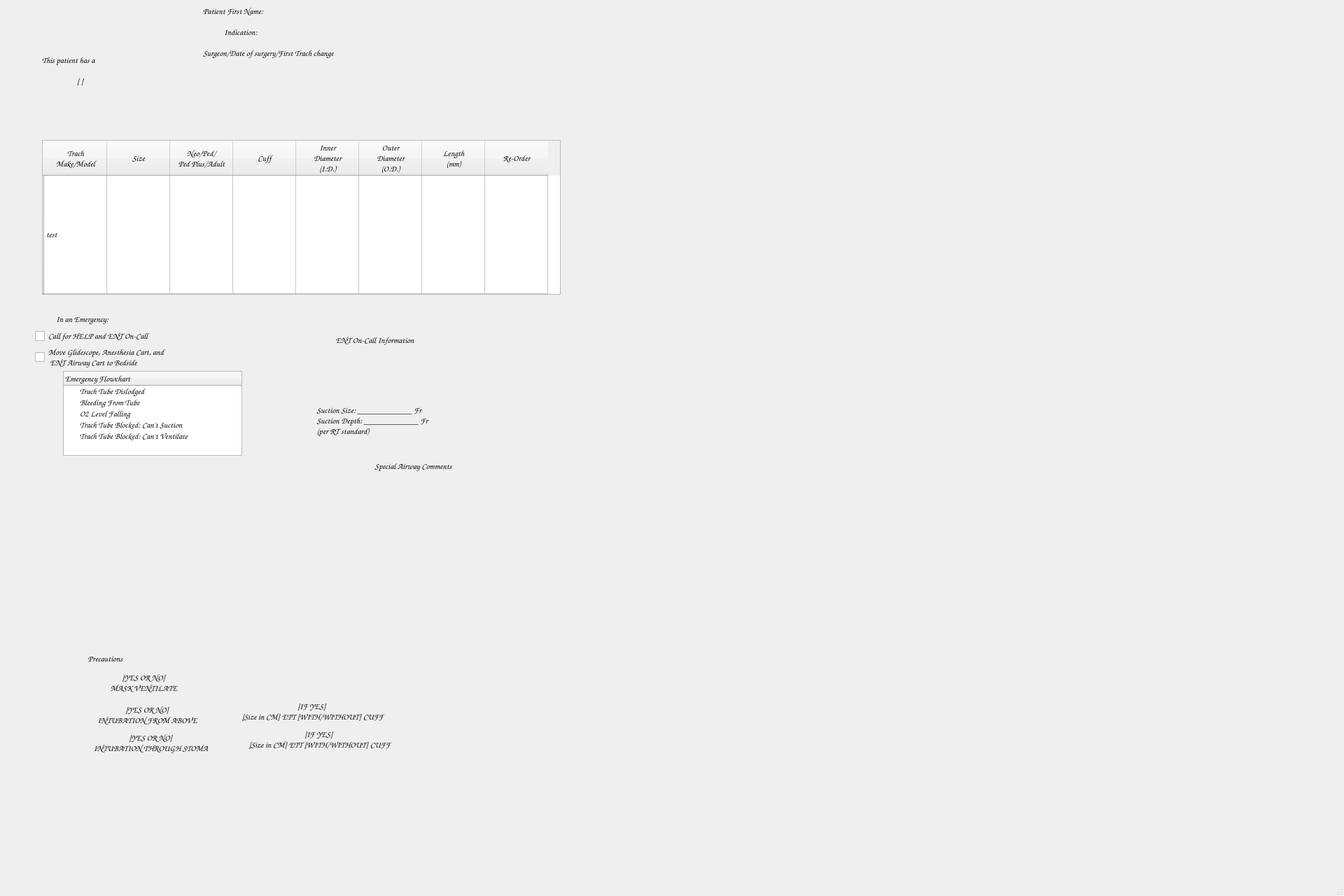
<?xml version="1.0" encoding="UTF-8"?>
<ui version="4.0">
 <class>MainWindow</class>
 <widget class="QMainWindow" name="MainWindow">
  <property name="geometry">
   <rect>
    <x>0</x>
    <y>0</y>
    <width>1920</width>
    <height>1280</height>
   </rect>
  </property>
  <property name="maximumSize">
   <size>
    <width>1920</width>
    <height>1280</height>
   </size>
  </property>
  <property name="windowTitle">
   <string>MainWindow</string>
  </property>
  <widget class="QWidget" name="centralwidget">
   <widget class="QStackedWidget" name="stackedWidget">
    <property name="enabled">
     <bool>true</bool>
    </property>
    <property name="geometry">
     <rect>
      <x>0</x>
      <y>0</y>
      <width>1920</width>
      <height>1280</height>
     </rect>
    </property>
    <property name="maximumSize">
     <size>
      <width>1920</width>
      <height>1280</height>
     </size>
    </property>
    <property name="font">
     <font>
      <family>Comic Sans MS</family>
      <pointsize>9</pointsize>
     </font>
    </property>
    <property name="cursor">
     <cursorShape>PointingHandCursor</cursorShape>
    </property>
    <property name="mouseTracking">
     <bool>true</bool>
    </property>
    <property name="tabletTracking">
     <bool>true</bool>
    </property>
    <property name="currentIndex">
     <number>1</number>
    </property>
    <widget class="QWidget" name="Home">
     <widget class="QPushButton" name="pushButton">
      <property name="geometry">
       <rect>
        <x>260</x>
        <y>140</y>
        <width>241</width>
        <height>51</height>
       </rect>
      </property>
      <property name="text">
       <string>Tracheostomy</string>
      </property>
      <property name="icon">
       <iconset theme="QIcon::ThemeIcon::AppointmentNew"/>
      </property>
     </widget>
     <widget class="QPushButton" name="pushButton_2">
      <property name="geometry">
       <rect>
        <x>260</x>
        <y>200</y>
        <width>241</width>
        <height>51</height>
       </rect>
      </property>
      <property name="text">
       <string>New Tracheostomy</string>
      </property>
      <property name="icon">
       <iconset theme="QIcon::ThemeIcon::WeatherClear"/>
      </property>
     </widget>
     <widget class="QPushButton" name="pushButton_3">
      <property name="geometry">
       <rect>
        <x>260</x>
        <y>260</y>
        <width>241</width>
        <height>51</height>
       </rect>
      </property>
      <property name="text">
       <string>Difficult Airway</string>
      </property>
      <property name="icon">
       <iconset theme="QIcon::ThemeIcon::EditClear"/>
      </property>
     </widget>
     <widget class="QPushButton" name="pushButton_4">
      <property name="geometry">
       <rect>
        <x>260</x>
        <y>320</y>
        <width>241</width>
        <height>51</height>
       </rect>
      </property>
      <property name="text">
       <string>Laryngotracheal Reconstruction</string>
      </property>
      <property name="icon">
       <iconset theme="QIcon::ThemeIcon::DocumentRevert"/>
      </property>
     </widget>
    </widget>
    <widget class="QWidget" name="TracheostomyPage_1">
     <widget class="QLabel" name="label_1">
      <property name="geometry">
       <rect>
        <x>60</x>
        <y>60</y>
        <width>181</width>
        <height>51</height>
       </rect>
      </property>
      <property name="font">
       <font>
        <family>Comic Sans MS</family>
        <pointsize>9</pointsize>
        <bold>true</bold>
       </font>
      </property>
      <property name="text">
       <string>This patient has a</string>
      </property>
     </widget>
     <widget class="QTableWidget" name="tableWidget">
      <property name="geometry">
       <rect>
        <x>60</x>
        <y>200</y>
        <width>741</width>
        <height>221</height>
       </rect>
      </property>
      <property name="frameShape">
       <enum>QFrame::Shape::StyledPanel</enum>
      </property>
      <property name="frameShadow">
       <enum>QFrame::Shadow::Sunken</enum>
      </property>
      <property name="lineWidth">
       <number>0</number>
      </property>
      <property name="verticalScrollBarPolicy">
       <enum>Qt::ScrollBarPolicy::ScrollBarAlwaysOff</enum>
      </property>
      <property name="horizontalScrollBarPolicy">
       <enum>Qt::ScrollBarPolicy::ScrollBarAlwaysOff</enum>
      </property>
      <property name="sizeAdjustPolicy">
       <enum>QAbstractScrollArea::SizeAdjustPolicy::AdjustToContents</enum>
      </property>
      <property name="alternatingRowColors">
       <bool>true</bool>
      </property>
      <property name="showGrid">
       <bool>true</bool>
      </property>
      <attribute name="horizontalHeaderDefaultSectionSize">
       <number>90</number>
      </attribute>
      <attribute name="verticalHeaderShowSortIndicator" stdset="0">
       <bool>false</bool>
      </attribute>
      <attribute name="verticalHeaderStretchLastSection">
       <bool>true</bool>
      </attribute>
      <row>
       <property name="text">
        <string notr="true"/>
       </property>
       <property name="textAlignment">
        <set>AlignCenter</set>
       </property>
       <property name="icon">
        <iconset theme="QIcon::ThemeIcon::MailMessageNew"/>
       </property>
      </row>
      <column>
       <property name="text">
        <string>Trach
Make/Model</string>
       </property>
       <property name="background">
        <color alpha="0">
         <red>0</red>
         <green>0</green>
         <blue>0</blue>
        </color>
       </property>
      </column>
      <column>
       <property name="text">
        <string>Size</string>
       </property>
      </column>
      <column>
       <property name="text">
        <string>Neo/Ped/
Ped Plus/Adult</string>
       </property>
      </column>
      <column>
       <property name="text">
        <string>Cuff</string>
       </property>
      </column>
      <column>
       <property name="text">
        <string>Inner
Diameter
(I.D.)</string>
       </property>
      </column>
      <column>
       <property name="text">
        <string>Outer
Diameter
(O.D.)</string>
       </property>
      </column>
      <column>
       <property name="text">
        <string>Length
(mm)</string>
       </property>
      </column>
      <column>
       <property name="text">
        <string>Re-Order</string>
       </property>
      </column>
      <item row="0" column="0">
       <property name="text">
        <string>test</string>
       </property>
      </item>
     </widget>
     <widget class="QLabel" name="patientHas">
      <property name="geometry">
       <rect>
        <x>110</x>
        <y>90</y>
        <width>181</width>
        <height>51</height>
       </rect>
      </property>
      <property name="font">
       <font>
        <family>Comic Sans MS</family>
        <pointsize>9</pointsize>
        <bold>true</bold>
       </font>
      </property>
      <property name="text">
       <string>[ ]</string>
      </property>
     </widget>
     <widget class="QLabel" name="label_3">
      <property name="geometry">
       <rect>
        <x>290</x>
        <y>-10</y>
        <width>181</width>
        <height>51</height>
       </rect>
      </property>
      <property name="font">
       <font>
        <family>Comic Sans MS</family>
        <pointsize>9</pointsize>
        <bold>true</bold>
       </font>
      </property>
      <property name="text">
       <string>Patient First Name:</string>
      </property>
     </widget>
     <widget class="QLabel" name="label_4">
      <property name="geometry">
       <rect>
        <x>20</x>
        <y>10</y>
        <width>50</width>
        <height>50</height>
       </rect>
      </property>
      <property name="font">
       <font>
        <family>Comic Sans MS</family>
        <pointsize>9</pointsize>
       </font>
      </property>
      <property name="text">
       <string/>
      </property>
      <property name="pixmap">
       <pixmap>../../Users/marcu/Downloads/NemoursLogo.png</pixmap>
      </property>
      <property name="scaledContents">
       <bool>true</bool>
      </property>
      <property name="alignment">
       <set>Qt::AlignmentFlag::AlignCenter</set>
      </property>
     </widget>
     <widget class="QLabel" name="patientHas_2">
      <property name="geometry">
       <rect>
        <x>80</x>
        <y>440</y>
        <width>261</width>
        <height>31</height>
       </rect>
      </property>
      <property name="font">
       <font>
        <family>Comic Sans MS</family>
        <pointsize>9</pointsize>
        <bold>true</bold>
       </font>
      </property>
      <property name="text">
       <string>In an Emergency:</string>
      </property>
     </widget>
     <widget class="QCheckBox" name="checkBox">
      <property name="geometry">
       <rect>
        <x>50</x>
        <y>470</y>
        <width>231</width>
        <height>20</height>
       </rect>
      </property>
      <property name="font">
       <font>
        <family>Comic Sans MS</family>
        <pointsize>9</pointsize>
       </font>
      </property>
      <property name="text">
       <string>Call for HELP and ENT On-Call</string>
      </property>
     </widget>
     <widget class="QCheckBox" name="checkBox_2">
      <property name="geometry">
       <rect>
        <x>50</x>
        <y>490</y>
        <width>471</width>
        <height>41</height>
       </rect>
      </property>
      <property name="font">
       <font>
        <family>Comic Sans MS</family>
        <pointsize>9</pointsize>
       </font>
      </property>
      <property name="text">
       <string>Move Glidescope, Anesthesia Cart, and 
 ENT Airway Cart to Bedside</string>
      </property>
      <property name="iconSize">
       <size>
        <width>24</width>
        <height>24</height>
       </size>
      </property>
     </widget>
     <widget class="QLabel" name="label_5">
      <property name="geometry">
       <rect>
        <x>320</x>
        <y>20</y>
        <width>241</width>
        <height>51</height>
       </rect>
      </property>
      <property name="font">
       <font>
        <family>Comic Sans MS</family>
        <pointsize>9</pointsize>
        <bold>true</bold>
       </font>
      </property>
      <property name="text">
       <string>Indication:</string>
      </property>
     </widget>
     <widget class="QLabel" name="patientHas_4">
      <property name="geometry">
       <rect>
        <x>450</x>
        <y>570</y>
        <width>251</width>
        <height>61</height>
       </rect>
      </property>
      <property name="font">
       <font>
        <family>Comic Sans MS</family>
        <pointsize>9</pointsize>
        <bold>true</bold>
       </font>
      </property>
      <property name="text">
       <string> Suction Size: _____________ Fr
 Suction Depth: _____________ Fr
 (per RT standard)</string>
      </property>
     </widget>
     <widget class="QLabel" name="patientHas_5">
      <property name="geometry">
       <rect>
        <x>130</x>
        <y>960</y>
        <width>151</width>
        <height>31</height>
       </rect>
      </property>
      <property name="font">
       <font>
        <family>Comic Sans MS</family>
        <pointsize>9</pointsize>
        <bold>true</bold>
       </font>
      </property>
      <property name="text">
       <string>[YES OR NO]
MASK VENTILATE</string>
      </property>
      <property name="alignment">
       <set>Qt::AlignmentFlag::AlignCenter</set>
      </property>
     </widget>
     <widget class="QLabel" name="patientHas_6">
      <property name="geometry">
       <rect>
        <x>110</x>
        <y>991</y>
        <width>201</width>
        <height>61</height>
       </rect>
      </property>
      <property name="font">
       <font>
        <family>Comic Sans MS</family>
        <pointsize>9</pointsize>
        <bold>true</bold>
       </font>
      </property>
      <property name="text">
       <string>[YES OR NO]
INTUBATION FROM ABOVE</string>
      </property>
      <property name="alignment">
       <set>Qt::AlignmentFlag::AlignCenter</set>
      </property>
     </widget>
     <widget class="QLabel" name="patientHas_7">
      <property name="geometry">
       <rect>
        <x>280</x>
        <y>991</y>
        <width>331</width>
        <height>51</height>
       </rect>
      </property>
      <property name="font">
       <font>
        <family>Comic Sans MS</family>
        <pointsize>9</pointsize>
        <bold>true</bold>
       </font>
      </property>
      <property name="text">
       <string>[IF YES]
 [Size in CM] ETT [WITH/WITHOUT] CUFF</string>
      </property>
      <property name="alignment">
       <set>Qt::AlignmentFlag::AlignCenter</set>
      </property>
     </widget>
     <widget class="QLabel" name="patientHas_8">
      <property name="geometry">
       <rect>
        <x>80</x>
        <y>1031</y>
        <width>271</width>
        <height>61</height>
       </rect>
      </property>
      <property name="font">
       <font>
        <family>Comic Sans MS</family>
        <pointsize>9</pointsize>
        <bold>true</bold>
       </font>
      </property>
      <property name="text">
       <string>[YES OR NO]
INTUBATION THROUGH STOMA</string>
      </property>
      <property name="alignment">
       <set>Qt::AlignmentFlag::AlignCenter</set>
      </property>
     </widget>
     <widget class="QLabel" name="patientHas_9">
      <property name="geometry">
       <rect>
        <x>290</x>
        <y>1031</y>
        <width>331</width>
        <height>51</height>
       </rect>
      </property>
      <property name="font">
       <font>
        <family>Comic Sans MS</family>
        <pointsize>9</pointsize>
        <bold>true</bold>
       </font>
      </property>
      <property name="text">
       <string>[IF YES]
 [Size in CM] ETT [WITH/WITHOUT] CUFF</string>
      </property>
      <property name="alignment">
       <set>Qt::AlignmentFlag::AlignCenter</set>
      </property>
     </widget>
     <widget class="QLabel" name="patientHas_10">
      <property name="geometry">
       <rect>
        <x>490</x>
        <y>650</y>
        <width>201</width>
        <height>31</height>
       </rect>
      </property>
      <property name="font">
       <font>
        <family>Comic Sans MS</family>
        <pointsize>9</pointsize>
        <bold>true</bold>
       </font>
      </property>
      <property name="text">
       <string>Special Airway Comments</string>
      </property>
      <property name="alignment">
       <set>Qt::AlignmentFlag::AlignCenter</set>
      </property>
     </widget>
     <widget class="QLabel" name="label_6">
      <property name="geometry">
       <rect>
        <x>290</x>
        <y>50</y>
        <width>361</width>
        <height>51</height>
       </rect>
      </property>
      <property name="font">
       <font>
        <family>Comic Sans MS</family>
        <pointsize>9</pointsize>
        <bold>true</bold>
       </font>
      </property>
      <property name="text">
       <string>Surgeon/Date of surgery/First Trach change</string>
      </property>
     </widget>
     <widget class="QLabel" name="patientHas_11">
      <property name="geometry">
       <rect>
        <x>460</x>
        <y>470</y>
        <width>151</width>
        <height>31</height>
       </rect>
      </property>
      <property name="font">
       <font>
        <family>Comic Sans MS</family>
        <pointsize>9</pointsize>
        <bold>true</bold>
       </font>
      </property>
      <property name="text">
       <string>ENT On-Call Information</string>
      </property>
      <property name="alignment">
       <set>Qt::AlignmentFlag::AlignCenter</set>
      </property>
     </widget>
     <widget class="QLabel" name="patientHas_17">
      <property name="geometry">
       <rect>
        <x>80</x>
        <y>910</y>
        <width>141</width>
        <height>61</height>
       </rect>
      </property>
      <property name="font">
       <font>
        <family>Comic Sans MS</family>
        <pointsize>9</pointsize>
        <bold>true</bold>
       </font>
      </property>
      <property name="text">
       <string>Precautions</string>
      </property>
      <property name="alignment">
       <set>Qt::AlignmentFlag::AlignCenter</set>
      </property>
     </widget>
     <widget class="QTreeWidget" name="treeWidget">
      <property name="geometry">
       <rect>
        <x>90</x>
        <y>530</y>
        <width>256</width>
        <height>121</height>
       </rect>
      </property>
      <column>
       <property name="text">
        <string>Emergency Flowchart</string>
       </property>
      </column>
      <item>
       <property name="text">
        <string>Trach Tube Dislodged</string>
       </property>
      </item>
      <item>
       <property name="text">
        <string>Bleeding From Tube</string>
       </property>
      </item>
      <item>
       <property name="text">
        <string>O2 Level Falling</string>
       </property>
      </item>
      <item>
       <property name="text">
        <string>Trach Tube Blocked: Can't Suction</string>
       </property>
      </item>
      <item>
       <property name="text">
        <string>Trach Tube Blocked: Can't Ventilate</string>
       </property>
      </item>
     </widget>
     <zorder>treeWidget</zorder>
     <zorder>label_1</zorder>
     <zorder>tableWidget</zorder>
     <zorder>patientHas</zorder>
     <zorder>label_3</zorder>
     <zorder>label_4</zorder>
     <zorder>patientHas_2</zorder>
     <zorder>checkBox</zorder>
     <zorder>checkBox_2</zorder>
     <zorder>label_5</zorder>
     <zorder>patientHas_4</zorder>
     <zorder>patientHas_5</zorder>
     <zorder>patientHas_6</zorder>
     <zorder>patientHas_7</zorder>
     <zorder>patientHas_8</zorder>
     <zorder>patientHas_9</zorder>
     <zorder>patientHas_10</zorder>
     <zorder>label_6</zorder>
     <zorder>patientHas_11</zorder>
     <zorder>patientHas_17</zorder>
    </widget>
    <widget class="QWidget" name="nTracheostomyPage_2"/>
    <widget class="QWidget" name="difficultAirwayPage_3"/>
    <widget class="QWidget" name="LTRPage_4"/>
   </widget>
  </widget>
  <widget class="QMenuBar" name="menubar">
   <property name="geometry">
    <rect>
     <x>0</x>
     <y>0</y>
     <width>1920</width>
     <height>22</height>
    </rect>
   </property>
  </widget>
  <widget class="QStatusBar" name="statusbar"/>
 </widget>
 <resources/>
 <connections/>
</ui>
